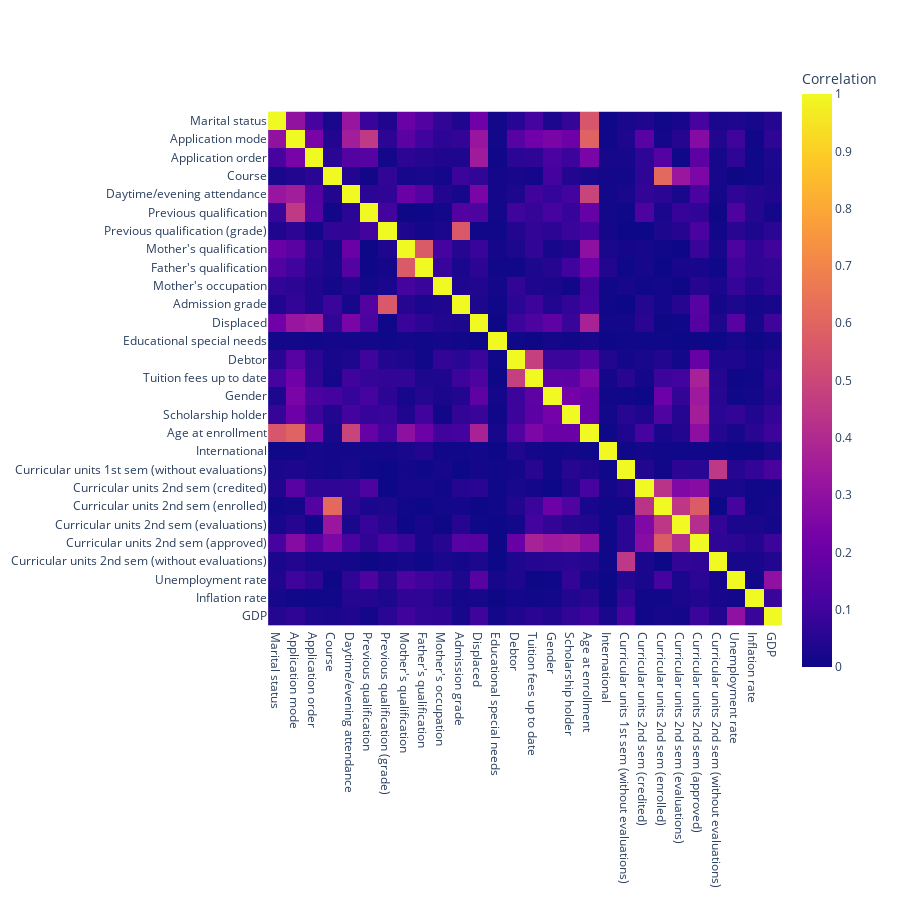

The notebook cell saved with this chart:
### Code cell
# @title
# revised PCA
corr_matrix = abs(reduced_data.corr())

# threshold = 0.7
# high_corr = corr_matrix[corr_matrix >= threshold].fillna(0)

heat_map = px.imshow(corr_matrix,
                     labels=dict(color="Correlation"),
                     x=corr_matrix.columns,
                     y=corr_matrix.columns,
                     width = 900,
                     height = 900)

heat_map.show()

### Figure 1 — Plotly figure (JSON) as saved in the notebook; plotly's stock layout.template omitted (floating-point values rounded to 4 significant figures; data arrays with more than 128 entries replaced by an {"elided": "..."} marker saying what was removed)
{"data": [{"coloraxis": "coloraxis", "hovertemplate": "x: %{x}<br>y: %{y}<br>Correlation: %{z}<extra></extra>", "name": "0", "type": "heatmap", "x": ["Marital status", "Application mode", "Application order", "Course", "Daytime/evening attendance", "Previous qualification", "Previous qualification (grade)", "Mother's qualification", "Father's qualification", "Mother's occupation", "Admission grade", "Displaced", "Educational special needs", "Debtor", "Tuition fees up to date", "Gender", "Scholarship holder", "Age at enrollment", "International", "Curricular units 1st sem (without evaluations)", "Curricular units 2nd sem (credited)", "Curricular units 2nd sem (enrolled)", "Curricular units 2nd sem (evaluations)", "Curricular units 2nd sem (approved)", "Curricular units 2nd sem (without evaluations)", "Unemployment rate", "Inflation rate", "GDP"], "xaxis": "x", "y": ["Marital status", "Application mode", "Application order", "Course", "Daytime/evening attendance", "Previous qualification", "Previous qualification (grade)", "Mother's qualification", "Father's qualification", "Mother's occupation", "Admission grade", "Displaced", "Educational special needs", "Debtor", "Tuition fees up to date", "Gender", "Scholarship holder", "Age at enrollment", "International", "Curricular units 1st sem (without evaluations)", "Curricular units 2nd sem (credited)", "Curricular units 2nd sem (enrolled)", "Curricular units 2nd sem (evaluations)", "Curricular units 2nd sem (approved)", "Curricular units 2nd sem (without evaluations)", "Unemployment rate", "Inflation rate", "GDP"], "yaxis": "y", "z": {"elided": "28x28 float values"}}], "layout": {"coloraxis": {"colorbar": {"title": {"text": "Correlation"}}, "colorscale": [[0, "#0d0887"], [0.1111, "#46039f"], [0.2222, "#7201a8"], [0.3333, "#9c179e"], [0.4444, "#bd3786"], [0.5556, "#d8576b"], [0.6667, "#ed7953"], [0.7778, "#fb9f3a"], [0.8889, "#fdca26"], [1, "#f0f921"]]}, "height": 900, "margin": {"t": 60}, "width": 900, "xaxis": {"anchor": "y", "constrain": "domain", "domain": [0, 1], "scaleanchor": "y"}, "yaxis": {"anchor": "x", "autorange": "reversed", "constrain": "domain", "domain": [0, 1]}}}
